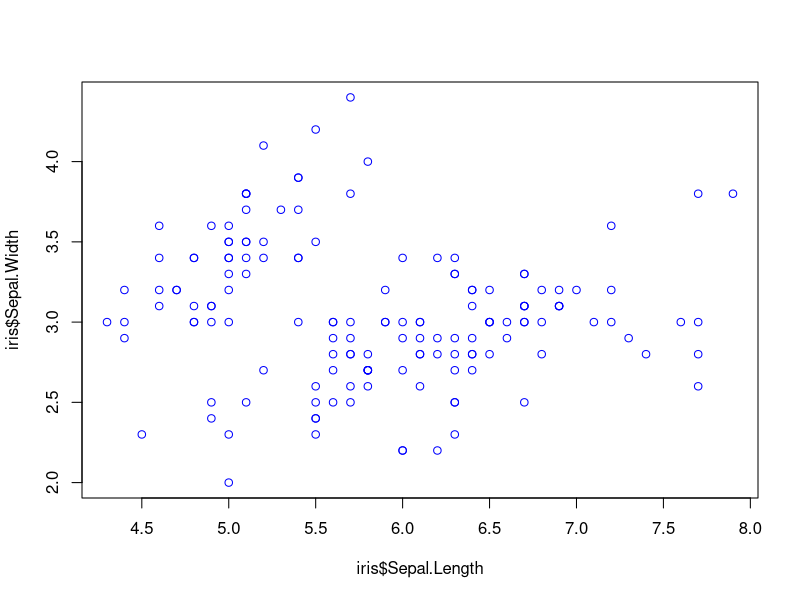
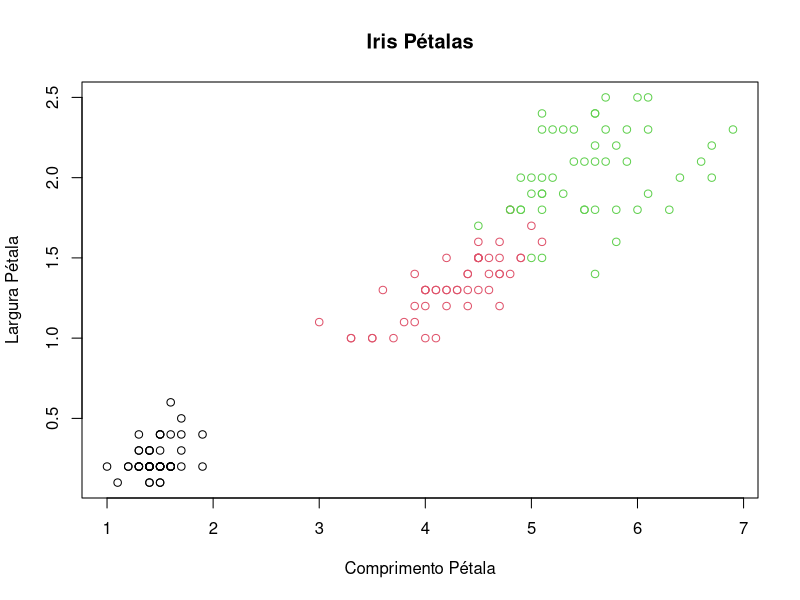
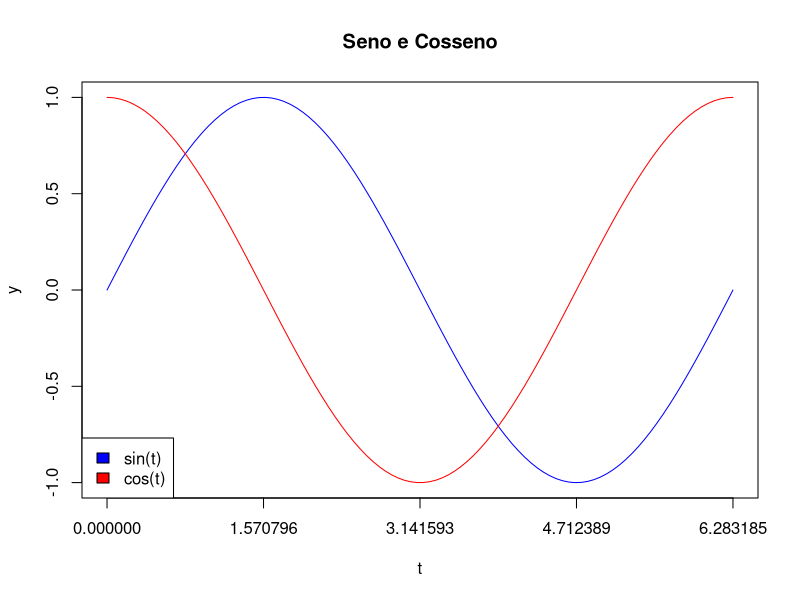
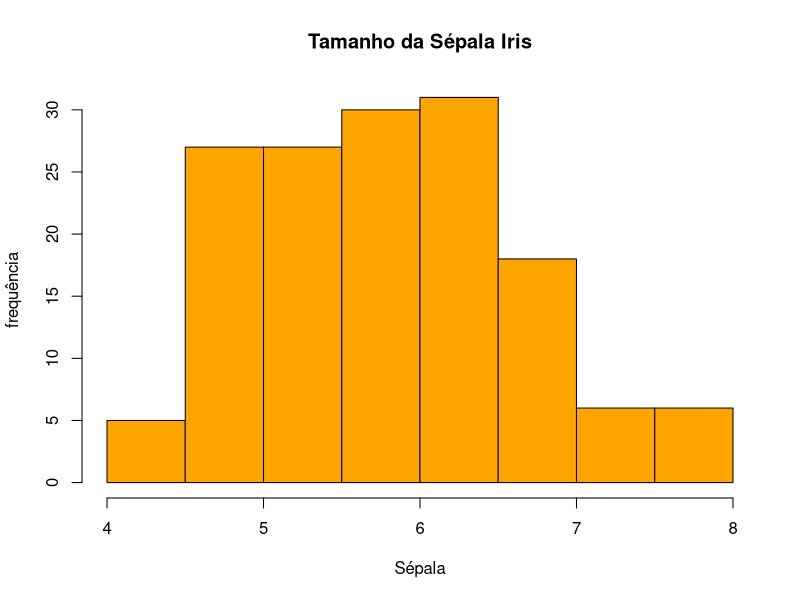
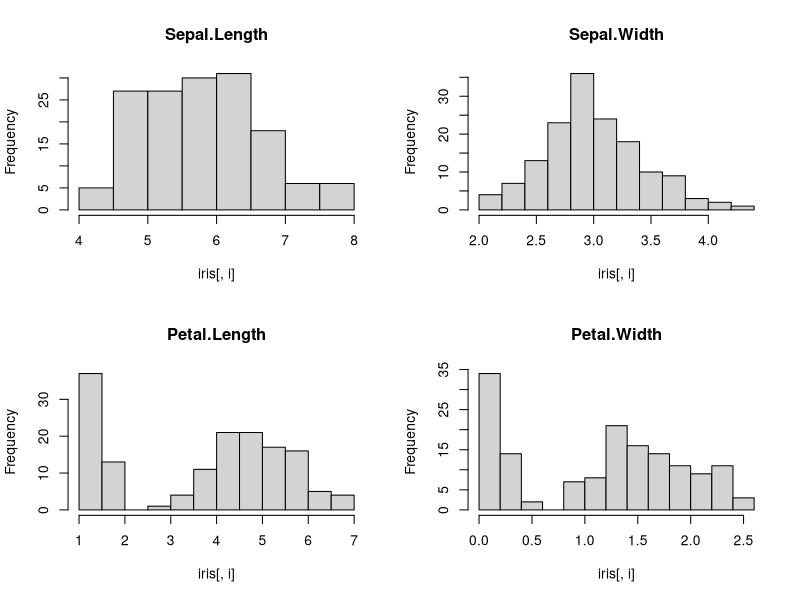
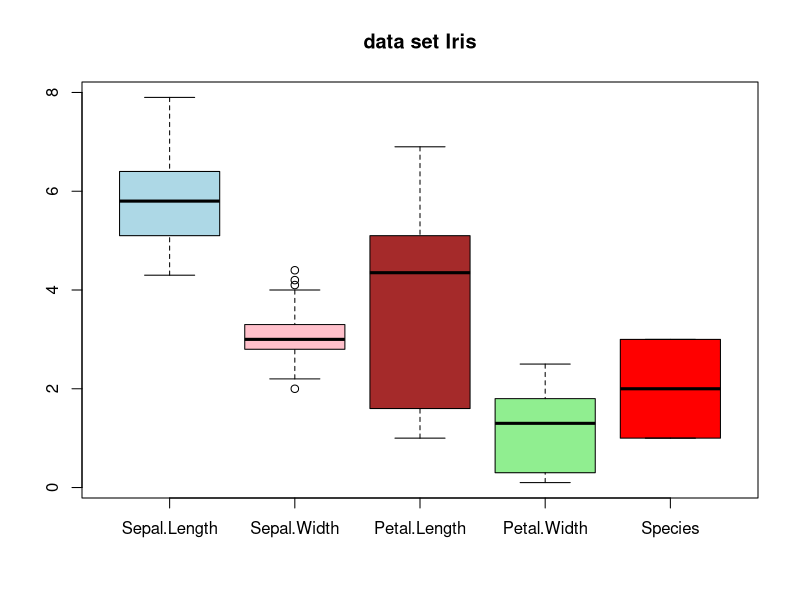
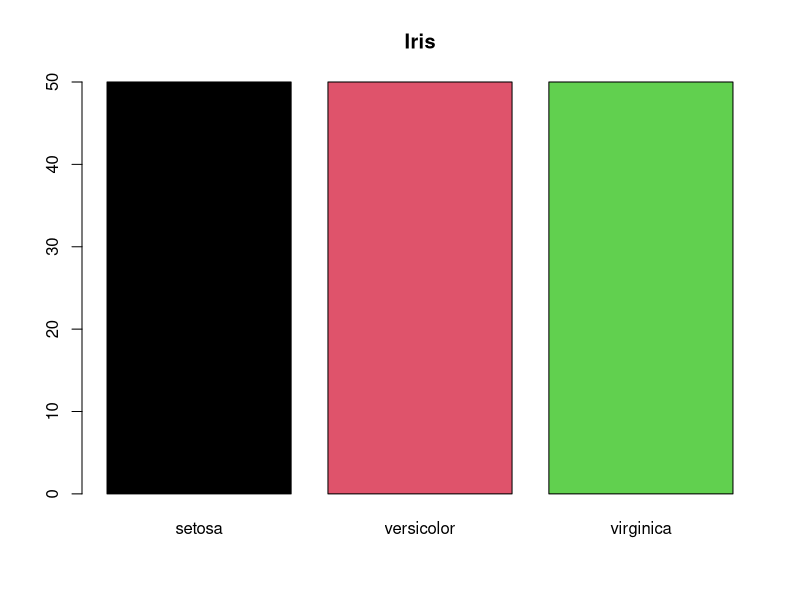
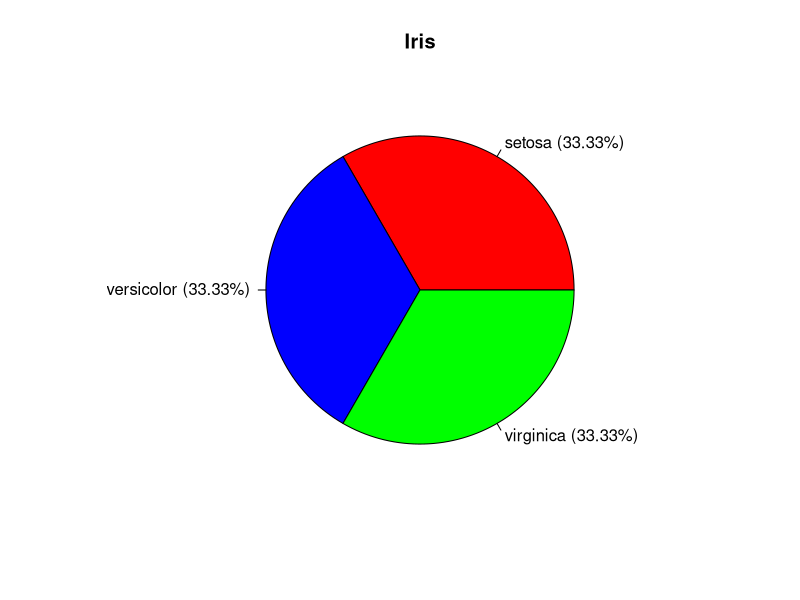

Reproduce these figures in R, in order.
#----------------------------------------#
#Title: Aula 11 - Gráficos
#Author: João Chrisóstomo Ribeiro
#----------------------------------------#

# carregando dataset

data(iris)
summary(iris)
View(iris)

dfIris <- iris

# Plotando gráfico de pontos

plot(iris$Sepal.Length, iris$Sepal.Width, col = "blue")

plot(
  iris$Petal.Length,
  iris$Petal.Width,
  main =  "Iris Pétalas",
  xlab =  "Comprimento Pétala",
  ylab =  "Largura Pétala",
  col = iris$Species
)

# Plotando gráfico de linha

# criando dados em t
t <- seq(0, 2*pi, length = 100)

# primeira curva - seno
plot(
  t,
  sin(t),
  main = "Seno e Cosseno",
  ylab = "y",
  xlim=c(0, 2*pi),
  type = "l",
  col = "blue",
  xaxt="n" # suprime eixo x
)

# adiciona eixo x
axis(side = 1, at=seq(0, 2*pi, length = 5))

# segunda curva - cosseno
lines(t, cos(t), col = "red")

# legenda
legend("bottomleft",
        c("sin(t)", "cos(t)"),
        fill = c("blue", "red"))


# Plotando um histograma
hist(iris$Sepal.Length,col="orange",
     main= "Tamanho da Sépala Iris",
     xlab= "Sépala",
     ylab = "frequência")

# Plotando vários gráficos
par(mfrow = c(2, 2)) # prepara para receber 4 gráficos (2x2)

for (i in 1:4) {
  # repete o gráfico 4 vezes, 1 para cada coluna de iris
  hist(iris[, i], main = names(iris)[i])
}
par(mfrow = c(1, 1))

# Plotando boxplot
boxplot(
  iris,
  col = c("light blue", "pink", "brown", "light green", "red"),
  main = "data set Iris"
)

# Plotando gráfico de barras

# preparando dados
contagem = table(iris$Species)
dtIris = data.frame(contagem)

# plot
barplot(
  dtIris$Freq,
  names.arg = dtIris$Var1,
  main = "Iris",
  col = dtIris$Var1
)

# Plotando gráfico de pizza 

# preparando dados
contagem2 = table(iris$Species)
nomes2 = levels(iris$Species)
porcent2 = round(contagem2 / sum(contagem2) * 100, 2)

# preparando rótulo
rotulo2 = paste(nomes2, " (", porcent2, "%", ")", sep = "")
pie(
  table(iris$Species),
  labels = rotulo2,
  main = "Iris",
  col = c("red", "blue", "green")
)